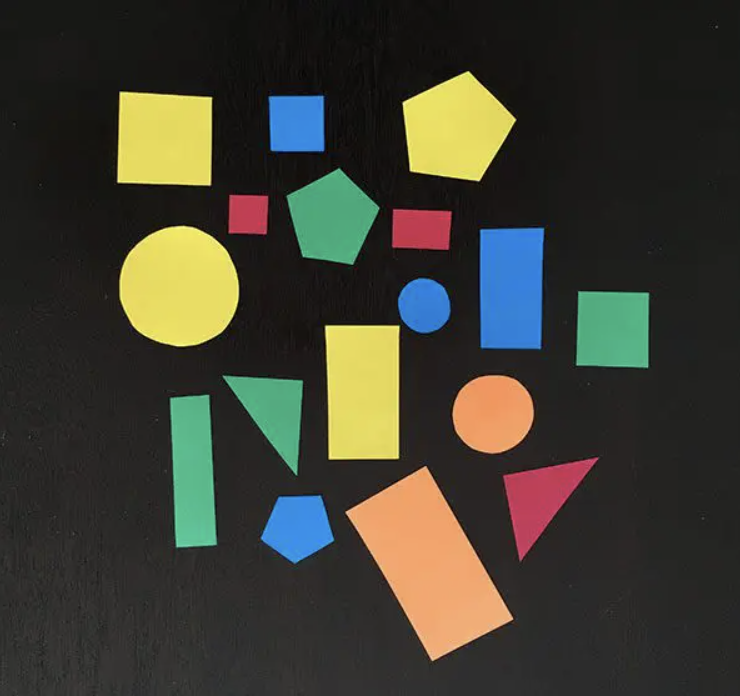
#> input picture Evaluate Image Quality/bidang.png, 740 x 696 px, given in place of the camera
$ python segmentasi_1.py
#> lines starting #> are read from the running program, lines starting #| are printed output that depends on the picture; after the words box and inside, x2 and y2 are one past the last pixel; in counts of white or black regions, pixels touching at a corner belong together
import cv2
import numpy as np

threshold = 0.2
kernel5 = cv2.getStructuringElement(cv2.MORPH_ELLIPSE,(20,20))
x_co = 0
y_co = 0
hsv = None
H = 0
S = 0
V = 0
thr_H = 180*threshold
thr_S = 255*threshold
thr_V = 255*threshold

def on_mouse(event,x,y,flag,param):
  global x_co,y_co,H,S,V,hsv
  if(event==cv2.EVENT_LBUTTONDOWN):
    x_co=x
    y_co=y
    p_sel = hsv[y_co][x_co]
    H = p_sel[0]
    S = p_sel[1]
    V = p_sel[2]


cv2.namedWindow("camera", 1)
cv2.namedWindow("camera2", 2)
cv2.namedWindow("camera3", 3)
#cam = video.create_capture(0)
cam = cv2.VideoCapture(0)
cam.set(cv2.CAP_PROP_FRAME_WIDTH, 640)
cam.set(cv2.CAP_PROP_FRAME_HEIGHT, 480)

while True:
    ret, src = cam.read()
#> src is the input picture: shape (696, 740, 3); mean B, G, R 49.8, 60.8, 61.6
    src = cv2.blur(src, (3,3))
    hsv = cv2.cvtColor(src, cv2.COLOR_BGR2HSV)
#> hsv: shape (696, 740, 3); mean H, S, V 34.4, 54.5, 70.5
    cv2.setMouseCallback("camera2",on_mouse, 0)

    min_color = np.array([H-thr_H,S-thr_S,V-thr_V])
    max_color = np.array([H+thr_H,S+thr_S,V+thr_V])
    mask = cv2.inRange(hsv, min_color, max_color)
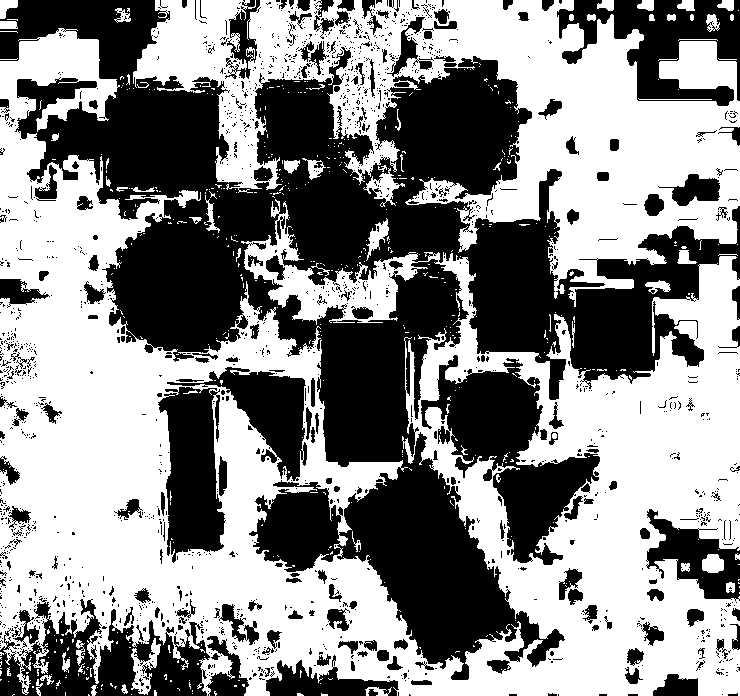
#> mask: shape (696, 740); 54.4% white; 1576 black regions (1370 under 20 px), largest, box (x1, y1, x2, y2) and area: (0, 0, 740, 680) 154053, (421, 355, 600, 565) 14661, (0, 598, 210, 696) 10260
    mask = cv2.morphologyEx(mask, cv2.MORPH_CLOSE, kernel5)
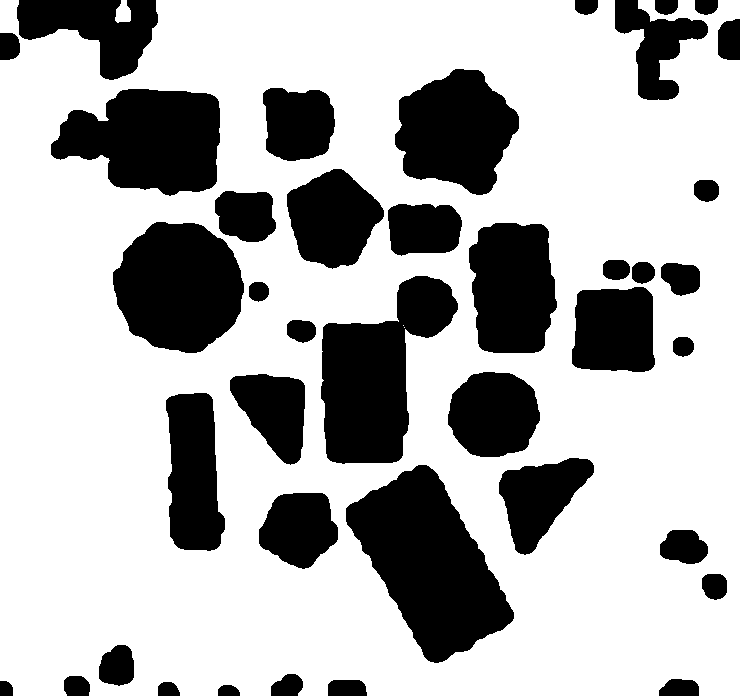
#> mask: shape (696, 740); 70.5% white; 40 black regions, largest, box (x1, y1, x2, y2) and area: (346, 465, 514, 663) 18107, (321, 276, 458, 464) 14375, (113, 222, 244, 353) 13100

    #res = cv2.cvtColor(hsv, cv2.COLOR_HSV2BGR)
    cv2.putText(mask,"H:" + str(H)+" S:"+str(S)+" V:"+str(V), (10,30), cv2.FONT_HERSHEY_PLAIN, 2.0, (255,255,255), thickness = 1)
    cv2.imshow("camera", mask)
    cv2.imshow("camera2", src)
    src_segmented = cv2.add(src,src,mask=mask)
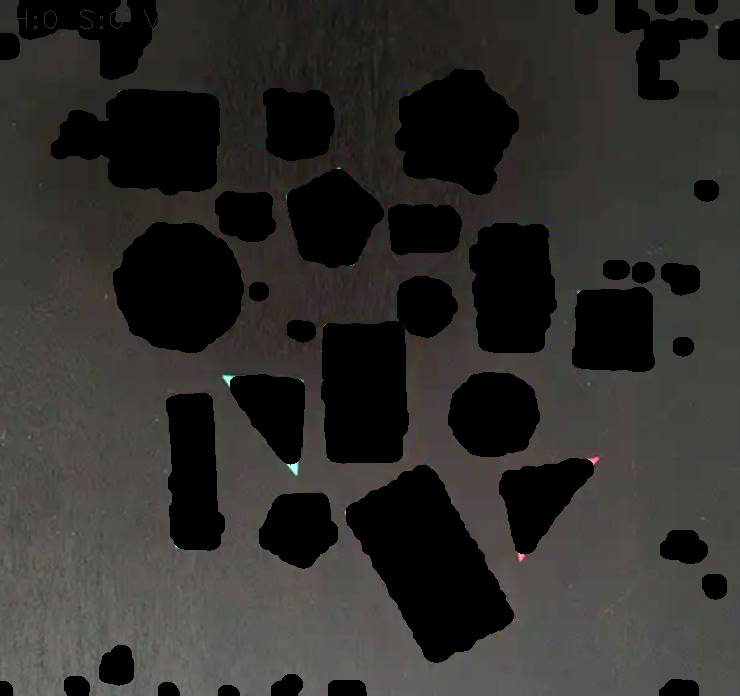
#> src_segmented: shape (696, 740, 3); mean B, G, R 43.4, 45.7, 47.4
    cv2.imshow("camera3", src_segmented)
    if cv2.waitKey(1) == ord('q'):
#> (key q is pressed here)
        break
